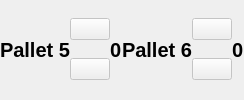
                     <widget class="QWidget" name="widget_8" native="true">
                      <layout class="QHBoxLayout" name="horizontalLayout_24">
                       <property name="spacing">
                        <number>0</number>
                       </property>
                       <property name="leftMargin">
                        <number>0</number>
                       </property>
                       <property name="topMargin">
                        <number>0</number>
                       </property>
                       <property name="rightMargin">
                        <number>0</number>
                       </property>
                       <property name="bottomMargin">
                        <number>0</number>
                       </property>
                       <item>
                        <widget class="QWidget" name="widget_17" native="true">
                         <layout class="QHBoxLayout" name="horizontalLayout_22">
                          <property name="spacing">
                           <number>0</number>
                          </property>
                          <property name="leftMargin">
                           <number>0</number>
                          </property>
                          <property name="topMargin">
                           <number>0</number>
                          </property>
                          <property name="rightMargin">
                           <number>0</number>
                          </property>
                          <property name="bottomMargin">
                           <number>0</number>
                          </property>
                          <item>
                           <widget class="QLabel" name="label_18">
                            <property name="sizePolicy">
                             <sizepolicy hsizetype="Fixed" vsizetype="Preferred">
                              <horstretch>0</horstretch>
                              <verstretch>0</verstretch>
                             </sizepolicy>
                            </property>
                            <property name="font">
                             <font>
                              <pointsize>15</pointsize>
                              <weight>75</weight>
                              <bold>true</bold>
                             </font>
                            </property>
                            <property name="text">
                             <string>Pallet 5</string>
                            </property>
                           </widget>
                          </item>
                          <item alignment="Qt::AlignLeft">
                           <widget class="QWidget" name="widget_18" native="true">
                            <layout class="QVBoxLayout" name="verticalLayout_14">
                             <property name="spacing">
                              <number>0</number>
                             </property>
                             <property name="leftMargin">
                              <number>0</number>
                             </property>
                             <property name="topMargin">
                              <number>0</number>
                             </property>
                             <property name="rightMargin">
                              <number>0</number>
                             </property>
                             <property name="bottomMargin">
                              <number>0</number>
                             </property>
                             <item>
                              <widget class="QPushButton" name="pushButton_9">
                               <property name="enabled">
                                <bool>false</bool>
                               </property>
                               <property name="cursor">
                                <cursorShape>PointingHandCursor</cursorShape>
                               </property>
                               <property name="text">
                                <string/>
                               </property>
                               <property name="icon">
                                <iconset resource="QSS/QSS_Resources.qrc">
                                 <normaloff>:/icons/Icons/plus-circle.png</normaloff>:/icons/Icons/plus-circle.png</iconset>
                               </property>
                               <property name="iconSize">
                                <size>
                                 <width>70</width>
                                 <height>70</height>
                                </size>
                               </property>
                              </widget>
                             </item>
                             <item>
                              <widget class="QPushButton" name="pushButton_10">
                               <property name="enabled">
                                <bool>false</bool>
                               </property>
                               <property name="cursor">
                                <cursorShape>PointingHandCursor</cursorShape>
                               </property>
                               <property name="text">
                                <string/>
                               </property>
                               <property name="icon">
                                <iconset resource="QSS/QSS_Resources.qrc">
                                 <normaloff>:/icons/Icons/minus-circle.png</normaloff>:/icons/Icons/minus-circle.png</iconset>
                               </property>
                               <property name="iconSize">
                                <size>
                                 <width>70</width>
                                 <height>70</height>
                                </size>
                               </property>
                              </widget>
                             </item>
                            </layout>
                           </widget>
                          </item>
                          <item alignment="Qt::AlignLeft">
                           <widget class="QLabel" name="label_19">
                            <property name="sizePolicy">
                             <sizepolicy hsizetype="Fixed" vsizetype="Fixed">
                              <horstretch>0</horstretch>
                              <verstretch>0</verstretch>
                             </sizepolicy>
                            </property>
                            <property name="font">
                             <font>
                              <pointsize>15</pointsize>
                              <weight>75</weight>
                              <bold>true</bold>
                             </font>
                            </property>
                            <property name="text">
                             <string>0</string>
                            </property>
                           </widget>
                          </item>
                         </layout>
                        </widget>
                       </item>
                       <item>
                        <widget class="QWidget" name="widget_19" native="true">
                         <layout class="QHBoxLayout" name="horizontalLayout_23">
                          <property name="spacing">
                           <number>0</number>
                          </property>
                          <property name="leftMargin">
                           <number>0</number>
                          </property>
                          <property name="topMargin">
                           <number>0</number>
                          </property>
                          <property name="rightMargin">
                           <number>0</number>
                          </property>
                          <property name="bottomMargin">
                           <number>0</number>
                          </property>
                          <item>
                           <widget class="QLabel" name="label_20">
                            <property name="sizePolicy">
                             <sizepolicy hsizetype="Fixed" vsizetype="Preferred">
                              <horstretch>0</horstretch>
                              <verstretch>0</verstretch>
                             </sizepolicy>
                            </property>
                            <property name="font">
                             <font>
                              <pointsize>15</pointsize>
                              <weight>75</weight>
                              <bold>true</bold>
                             </font>
                            </property>
                            <property name="text">
                             <string>Pallet 6</string>
                            </property>
                           </widget>
                          </item>
                          <item>
                           <widget class="QWidget" name="widget_20" native="true">
                            <layout class="QVBoxLayout" name="verticalLayout_15">
                             <property name="spacing">
                              <number>0</number>
                             </property>
                             <property name="leftMargin">
                              <number>0</number>
                             </property>
                             <property name="topMargin">
                              <number>0</number>
                             </property>
                             <property name="rightMargin">
                              <number>0</number>
                             </property>
                             <property name="bottomMargin">
                              <number>0</number>
                             </property>
                             <item>
                              <widget class="QPushButton" name="pushButton_11">
                               <property name="enabled">
                                <bool>false</bool>
                               </property>
                               <property name="cursor">
                                <cursorShape>PointingHandCursor</cursorShape>
                               </property>
                               <property name="text">
                                <string/>
                               </property>
                               <property name="icon">
                                <iconset resource="QSS/QSS_Resources.qrc">
                                 <normaloff>:/icons/Icons/plus-circle.png</normaloff>:/icons/Icons/plus-circle.png</iconset>
                               </property>
                               <property name="iconSize">
                                <size>
                                 <width>70</width>
                                 <height>70</height>
                                </size>
                               </property>
                              </widget>
                             </item>
                             <item>
                              <widget class="QPushButton" name="pushButton_12">
                               <property name="enabled">
                                <bool>false</bool>
                               </property>
                               <property name="cursor">
                                <cursorShape>PointingHandCursor</cursorShape>
                               </property>
                               <property name="text">
                                <string/>
                               </property>
                               <property name="icon">
                                <iconset resource="QSS/QSS_Resources.qrc">
                                 <normaloff>:/icons/Icons/minus-circle.png</normaloff>:/icons/Icons/minus-circle.png</iconset>
                               </property>
                               <property name="iconSize">
                                <size>
                                 <width>70</width>
                                 <height>70</height>
                                </size>
                               </property>
                              </widget>
                             </item>
                            </layout>
                           </widget>
                          </item>
                          <item>
                           <widget class="QLabel" name="label_21">
                            <property name="font">
                             <font>
                              <pointsize>15</pointsize>
                              <weight>75</weight>
                              <bold>true</bold>
                             </font>
                            </property>
                            <property name="text">
                             <string>0</string>
                            </property>
                           </widget>
                          </item>
                         </layout>
                        </widget>
                       </item>
                      </layout>
                     </widget>
